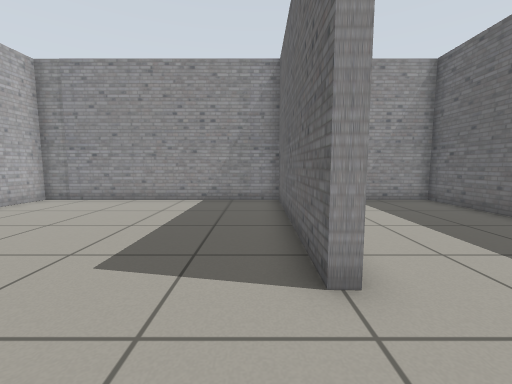
View 1 (above)

16 first-person views from a walk through a world built for the Gazebo simulator. The camera is 0.72 m above the floor, tilts 6° down and sees 90° across. The floor is counted in squares, 0.5 m on a side. Each view is taken from the middle of a square. On the plan, view 1 faces up. The plan holds only what a view shows up to about 13 squares ahead; the rest is blank. The place goes on beyond the plan.

View 2
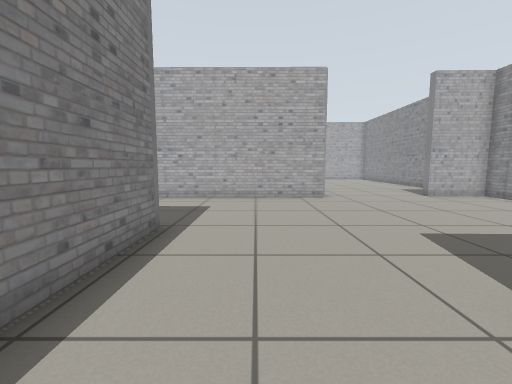

View 3
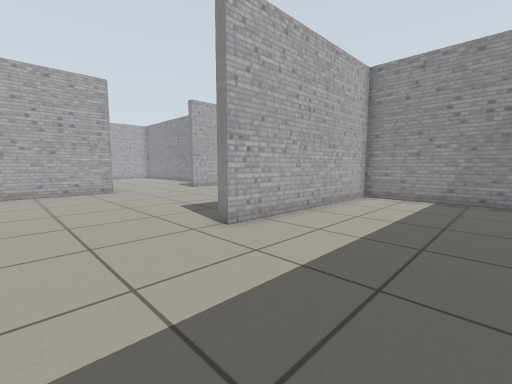

View 4
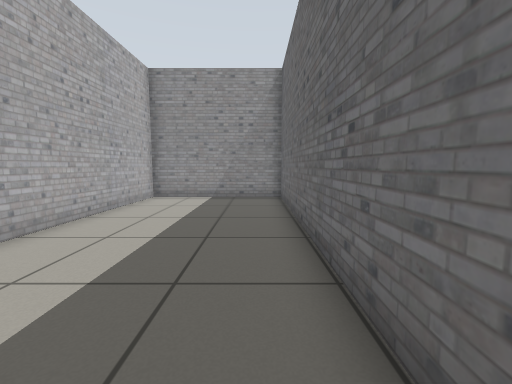

View 5
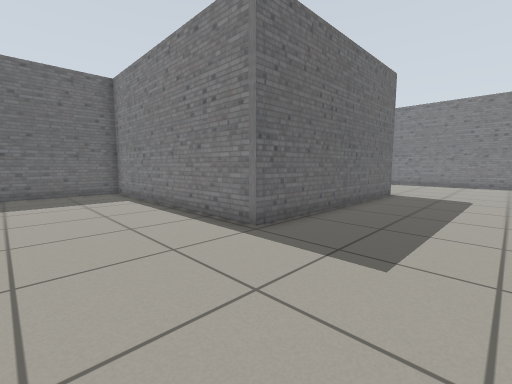

View 6
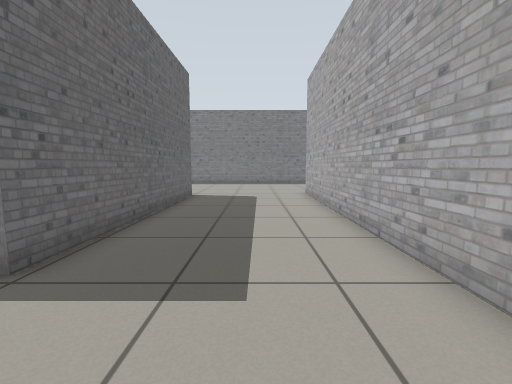

View 7
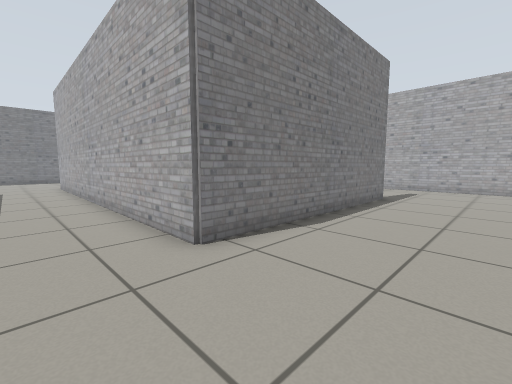

View 8
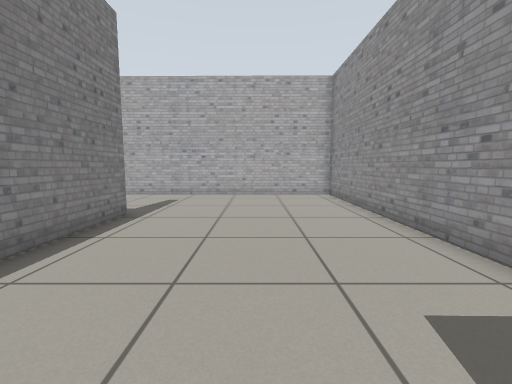

View 9
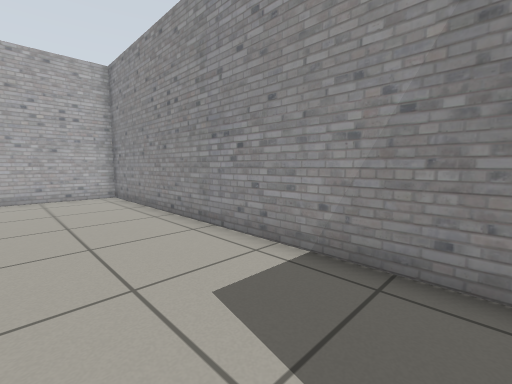

View 10
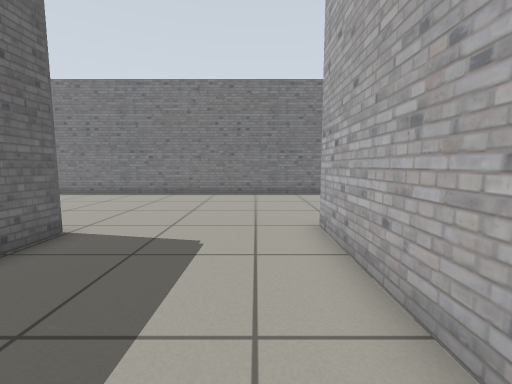

View 11
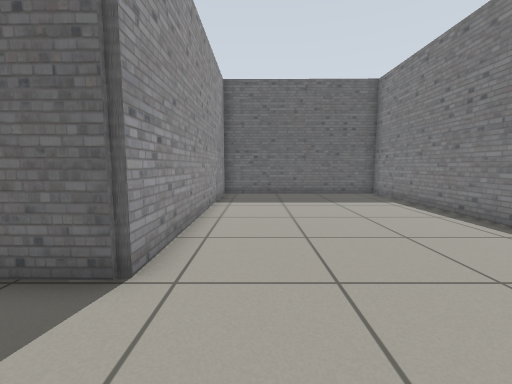

View 12
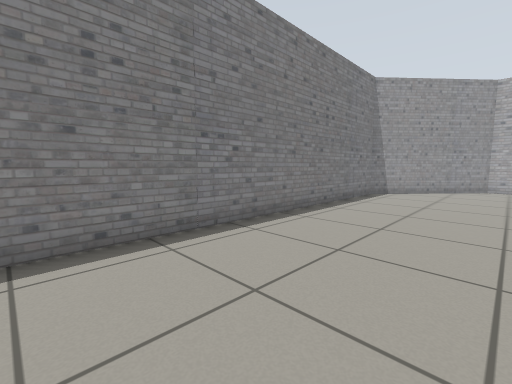

View 13
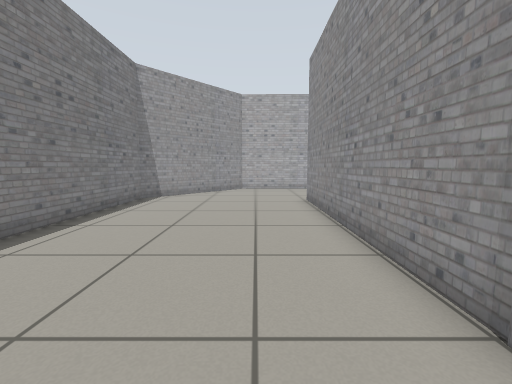

View 14
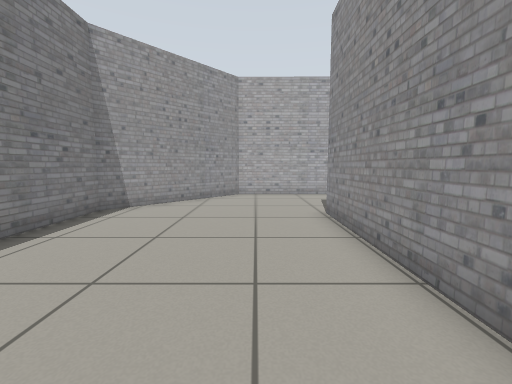

View 15
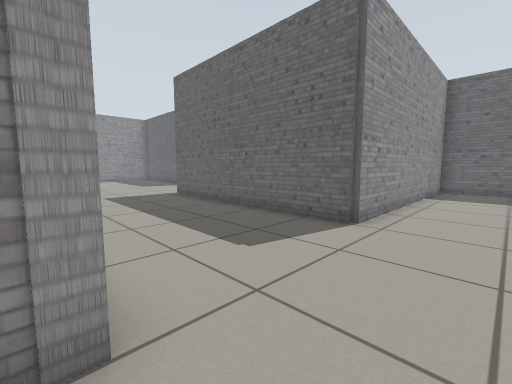

View 16
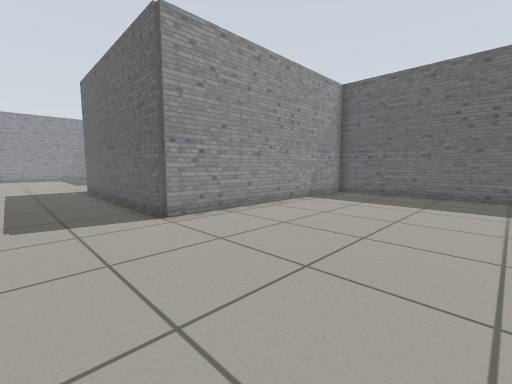

### Floor plan
Ten units are one square. View 1 is at (0, 0); x grows to the right and y downward. Boxes are objects, and circles mark ways between rooms. Rooms are numbered by the first view taken in them; rooms with no view inside come last. Other rooms are left out.
<svg viewBox="-232 -111 308 306">
<path fill="none" stroke="#000" d="M-84 -31 -85 120M8 -28 10 -106 -88 -106 -88 -80M-29 114 -28 22 4 22M4 22 70 22 71 -106 14 -106 12 -28 8 -28M-176 -32 -84 -31M-99 -106 -225 -106 -225 -25M-88 -80 -93 -80M-85 120 -177 119M-226 126 -227 148 -180 190 69 190 70 114 -29 114"/>
<circle cx="10" cy="-5" r="3" fill="#2a7"/>
<circle cx="-90" cy="-55" r="3" fill="#2a7"/>
<circle cx="-60" cy="114" r="3" fill="#2a7"/>
<text x="-40" y="-10">1</text>
<text x="40" y="-40">2</text>
<text x="-160" y="-70">3</text>
<text x="-70" y="150">4</text>
</svg>
Room 1 opens to room 2. Room 1 opens to room 3. Room 1 opens to room 4.

Where each view was taken, in squares from view 1:
view 1: 0 up, 0 right, facing up
view 2: 0 up, 3 right, facing left
view 3: 1 down, 6 right, facing up-left
view 4: 1 down, 6 right, facing up
view 5: 2 up, 7 left, facing down-right
view 6: 1 up, 6 left, facing down
view 7: 7 up, 6 left, facing down-left
view 8: 7 up, 10 left, facing left
view 9: 7 up, 10 left, facing up-left
view 10: 6 down, 7 left, facing down
view 11: 13 down, 6 left, facing right
view 12: 14 down, 5 left, facing down-left
view 13: 14 down, 7 left, facing left
view 14: 14 down, 10 left, facing left
view 15: 14 down, 9 left, facing up-right
view 16: 18 down, 6 left, facing up-right
